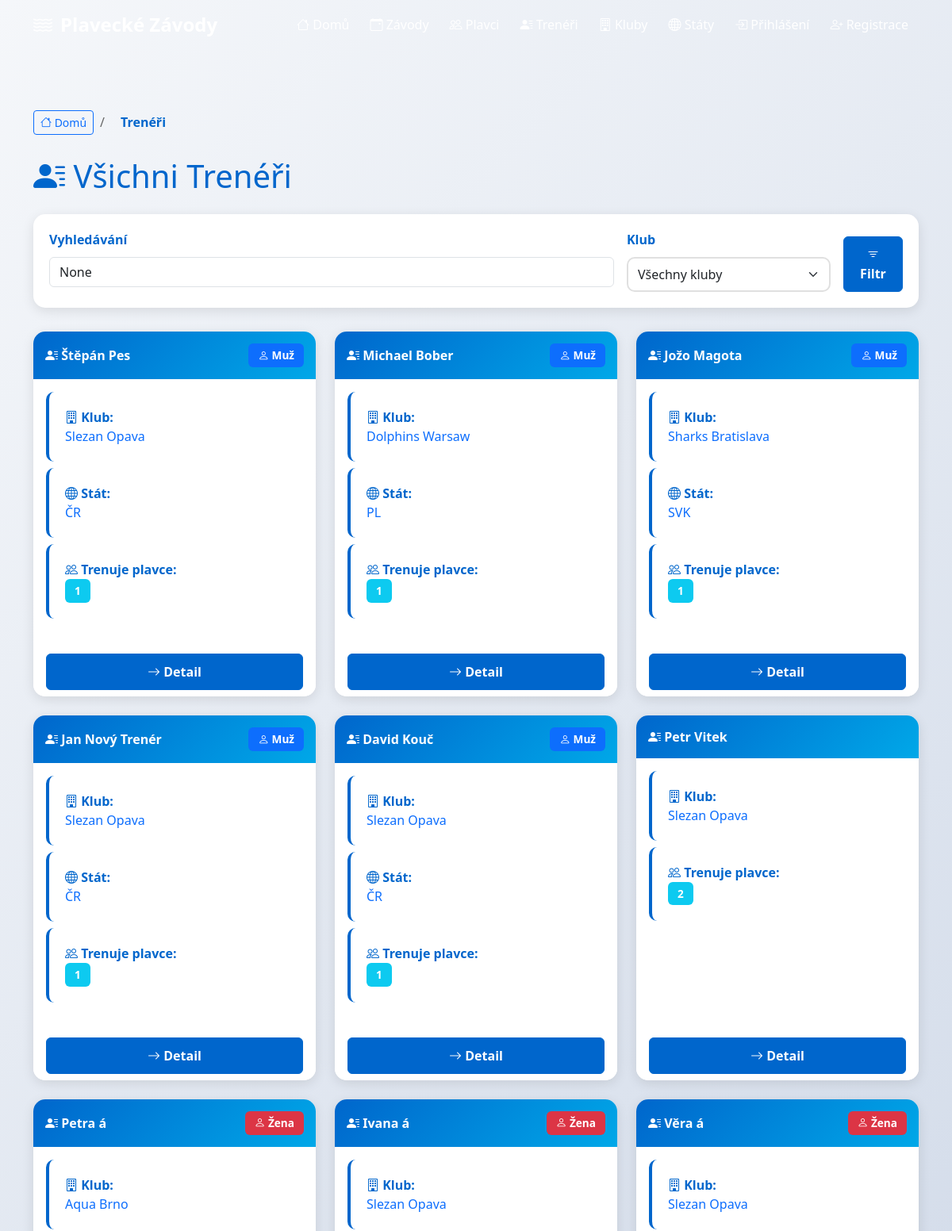
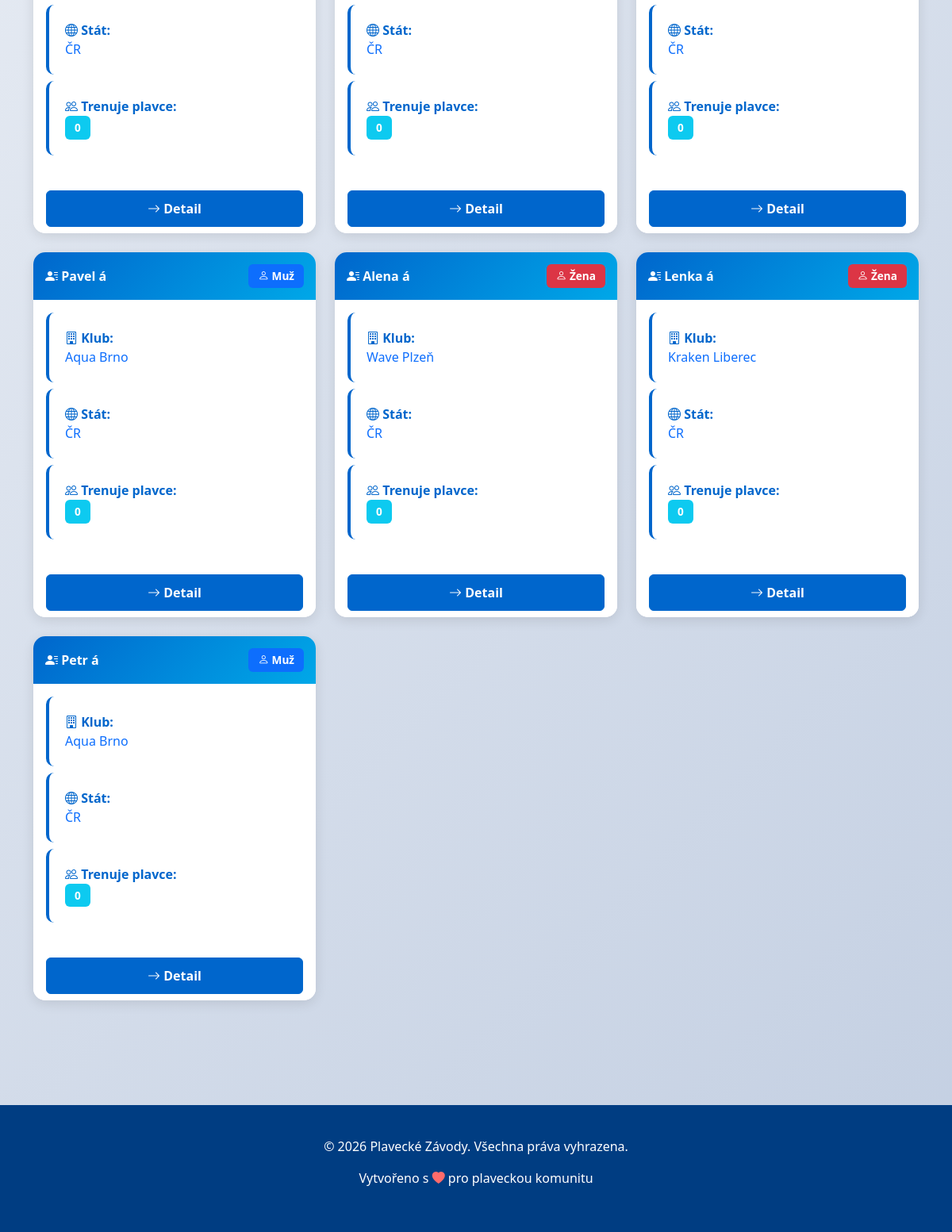
Page /treneri/ on the committed database (2 pictures, top to bottom).
### zavody/models.py (models this page shows, shortened)
class Trener(models.Model):
    POHLAVI_CHOICES = [
        ('M', 'Muž'),
        ('Z', 'Žena'),
    ]
    trener_id = models.AutoField(primary_key=True)
    jmeno = models.CharField(max_length=100)
    prijmeni = models.CharField(max_length=100)
    pohlavi = models.CharField(max_length=1, choices=POHLAVI_CHOICES, blank=True, null=True)
    foto = models.CharField(max_length=255, blank=True, null=True)
    klub = models.ForeignKey(Klub, on_delete=models.SET_NULL, null=True)
    stat = models.ForeignKey(Stat, on_delete=models.SET_NULL, null=True)
    plavci = models.ManyToManyField(Plavec, related_name='treneri', blank=True)
    class Meta:
        db_table = 'trener'
        verbose_name = 'Trenér'
        verbose_name_plural = 'Trenéři'

class Klub(models.Model):
    klub_id = models.AutoField(primary_key=True)
    nazev = models.CharField(max_length=100)
    mesto = models.ForeignKey(Mesto, on_delete=models.CASCADE)
    datum_zalozeni = models.DateField(blank=True, null=True)
    class Meta:
        db_table = 'klub'
        verbose_name = 'Klub'
        verbose_name_plural = 'Kluby'

class Stat(models.Model):
    stat_id = models.AutoField(primary_key=True)
    nazev = models.CharField(max_length=4, unique=True)  # CZE, SVK, POL, GER, UKR
    hymna = models.CharField(max_length=255, blank=True, null=True)
    class Meta:
        db_table = 'stat'
        verbose_name = 'Stát'
        verbose_name_plural = 'Státy'

### zavody/views.py (the view)
# urls.py: path('treneri/', views.treneri_list, name='treneri_list'),
def treneri_list(request):
    treneri = Trener.objects.all().select_related('klub', 'stat')
    query = request.GET.get('q')
    klub_filter = request.GET.get('klub')
    if query:
        treneri = treneri.filter(Q(jmeno__icontains=query) | Q(prijmeni__icontains=query))
    if klub_filter:
        treneri = treneri.filter(klub_id=klub_filter)
    kluby = Klub.objects.all()
    context = {
        'treneri': treneri,
        'kluby': kluby,
        'query': query,
        'klub_filter': klub_filter,
    }
    return render(request, 'zavody/treneri_list.html', context)

### zavody/templates/zavody/treneri_list.html (shortened to what this page needs)
{% extends 'base.html' %}
{% block content %}
<div class="container py-5">
    <nav aria-label="breadcrumb" class="mb-4" style="display: flex; gap: 0.5rem; align-items: center;">
        <a href="{% url 'home' %}" class="btn btn-sm btn-outline-primary">
            <i class="bi bi-house"></i> Domů
        </a>
        <span style="color: #666;">/</span>
        <span style="padding: 0.5rem 0.75rem; color: #0066cc; font-weight: 600;">Trenéři</span>
    </nav>
    <h1 class="mb-4" style="color: var(--primary-color);">
        <i class="bi bi-person-lines-fill"></i> Všichni Trenéři
    </h1>
    <div class="filter-section">
        <form method="get" class="row g-3">
            <div class="col-md-8">
                <label class="form-label">Vyhledávání</label>
                <input type="text" name="q" class="form-control" placeholder="Jméno nebo příjmení..." value="{{ query }}">
            </div>
            <div class="col-md-3">
                <label class="form-label">Klub</label>
                <select name="klub" class="form-select">
                    <option value="">Všechny kluby</option>
                </select>
            </div>
            <div class="col-md-1 d-flex align-items-end">
                <button type="submit" class="btn btn-primary w-100">
                    <i class="bi bi-filter"></i> Filtr
                </button>
            </div>
        </form>
    </div>
    {% if treneri %}
        <div class="row">
            {% for trener in treneri %}
                <div class="col-md-6 col-lg-4 mb-4">
                    <div class="card h-100">
                        <div class="card-header">
                            <div class="d-flex justify-content-between align-items-center">
                                <span><i class="bi bi-person-lines-fill"></i> {{ trener.jmeno }} {{ trener.prijmeni }}</span>
                                {% if trener.pohlavi == 'M' %}
                                    <span class="badge bg-primary"><i class="bi bi-person"></i> Muž</span>
                                {% elif trener.pohlavi == 'Z' %}
                                    <span class="badge bg-danger"><i class="bi bi-person"></i> Žena</span>
                                {% endif %}
                            </div>
                        </div>
                        <div class="card-body">
                            {% if trener.klub %}
                                <div class="info-box mb-2">
                                    <strong><i class="bi bi-building"></i> Klub:</strong><br>
                                    <a href="{% url 'klub_detail' trener.klub.klub_id %}" style="text-decoration: none;">
                                        {{ trener.klub.nazev }}
                                    </a>
                                </div>
                            {% endif %}
                            {% if trener.stat %}
                                <div class="info-box mb-2">
                                    <strong><i class="bi bi-globe"></i> Stát:</strong><br>
                                    <a href="{% url 'stat_detail' trener.stat.stat_id %}" style="text-decoration: none;">
                                        {{ trener.stat.nazev }}
                                    </a>
                                </div>
                            {% endif %}
                            <div class="info-box">
                                <strong><i class="bi bi-people"></i> Trenuje plavce:</strong><br>
                                <span class="badge bg-info">{{ trener.plavci.count }}</span>
                            </div>
                        </div>
                        <div class="card-footer bg-white border-top-0">
                            <a href="{% url 'trener_detail' trener.trener_id %}" class="btn btn-primary w-100">
                                <i class="bi bi-arrow-right"></i> Detail
                            </a>
                        </div>
                    </div>
                </div>
            {% endfor %}
        </div>
    {% else %}
        <div class="no-results">
            <i class="bi bi-search"></i>
            <h4>Žádní trenéři nenalezeni</h4>
            <p>Zkuste změnit filtry.</p>
        </div>
    {% endif %}
</div>
{% endblock %}

### zavody/templates/base.html (style rules this page uses)
:root { --primary-color: #0066cc; --secondary-color: #00a8e8; --dark-color: #003d82; --light-color: #e8f4f8; }
body { font-family: 'Segoe UI', Tahoma, Geneva, Verdana, sans-serif; background: linear-gradient(135deg, #f5f7fa 0%, #c3cfe2 100%); min-height: 100vh; }
.card { border: none; border-radius: 15px; box-shadow: 0 4px 15px rgba(0, 0, 0, 0.1); transition: all 0.3s ease; overflow: hidden; }
.card-header { background: linear-gradient(135deg, var(--primary-color) 0%, var(--secondary-color) 100%); color: white; border: none; font-weight: 600; padding: 15px; }
.badge { padding: 8px 12px; font-size: 0.85rem; font-weight: 600; }
.btn-primary { background-color: var(--primary-color); border-color: var(--primary-color); font-weight: 600; padding: 10px 20px; transition: all 0.3s ease; }
.info-box { background: white; padding: 20px; border-left: 4px solid var(--primary-color); border-radius: 10px; margin-bottom: 20px; }
.info-box strong { color: var(--primary-color); }
.filter-section { background: white; padding: 20px; border-radius: 15px; box-shadow: 0 4px 15px rgba(0, 0, 0, 0.1); margin-bottom: 30px; }
.filter-section label { font-weight: 600; color: var(--primary-color); margin-bottom: 10px; }
.filter-section select { border-radius: 10px; border: 2px solid #e0e0e0; padding: 8px 12px; transition: all 0.3s ease; }

### rows in the picture
Trener: jmeno "Štěpán", prijmeni "Pes", pohlavi "Muž", klub.nazev "Slezan Opava", stat.nazev "ČR", plavci.count "1"
Trener: jmeno "Michael", prijmeni "Bober", pohlavi "Muž", klub.nazev "Dolphins Warsaw", stat.nazev "PL", plavci.count "1"
Trener: jmeno "Jožo", prijmeni "Magota", pohlavi "Muž", klub.nazev "Sharks Bratislava", stat.nazev "SVK", plavci.count "1"
Trener: jmeno "Jan", prijmeni "Nový Trenér", pohlavi "Muž", klub.nazev "Slezan Opava", stat.nazev "ČR", plavci.count "1"
Trener: jmeno "David", prijmeni "Kouč", pohlavi "Muž", klub.nazev "Slezan Opava", stat.nazev "ČR", plavci.count "1"
Trener: jmeno "Petr", prijmeni "Vitek", klub.nazev "Slezan Opava", plavci.count "2"
Trener: jmeno "Petra", prijmeni "á", pohlavi "Žena", klub.nazev "Aqua Brno", stat.nazev "ČR", plavci.count "0"
Trener: jmeno "Ivana", prijmeni "á", pohlavi "Žena", klub.nazev "Slezan Opava", stat.nazev "ČR", plavci.count "0"
Trener: jmeno "Věra", prijmeni "á", pohlavi "Žena", klub.nazev "Slezan Opava", stat.nazev "ČR", plavci.count "0"
Trener: jmeno "Pavel", prijmeni "á", pohlavi "Muž", klub.nazev "Aqua Brno", stat.nazev "ČR", plavci.count "0"
Trener: jmeno "Alena", prijmeni "á", pohlavi "Žena", klub.nazev "Wave Plzeň", stat.nazev "ČR", plavci.count "0"
Trener: jmeno "Lenka", prijmeni "á", pohlavi "Žena", klub.nazev "Kraken Liberec", stat.nazev "ČR", plavci.count "0"
Trener: jmeno "Petr", prijmeni "á", pohlavi "Muž", klub.nazev "Aqua Brno", stat.nazev "ČR", plavci.count "0"
